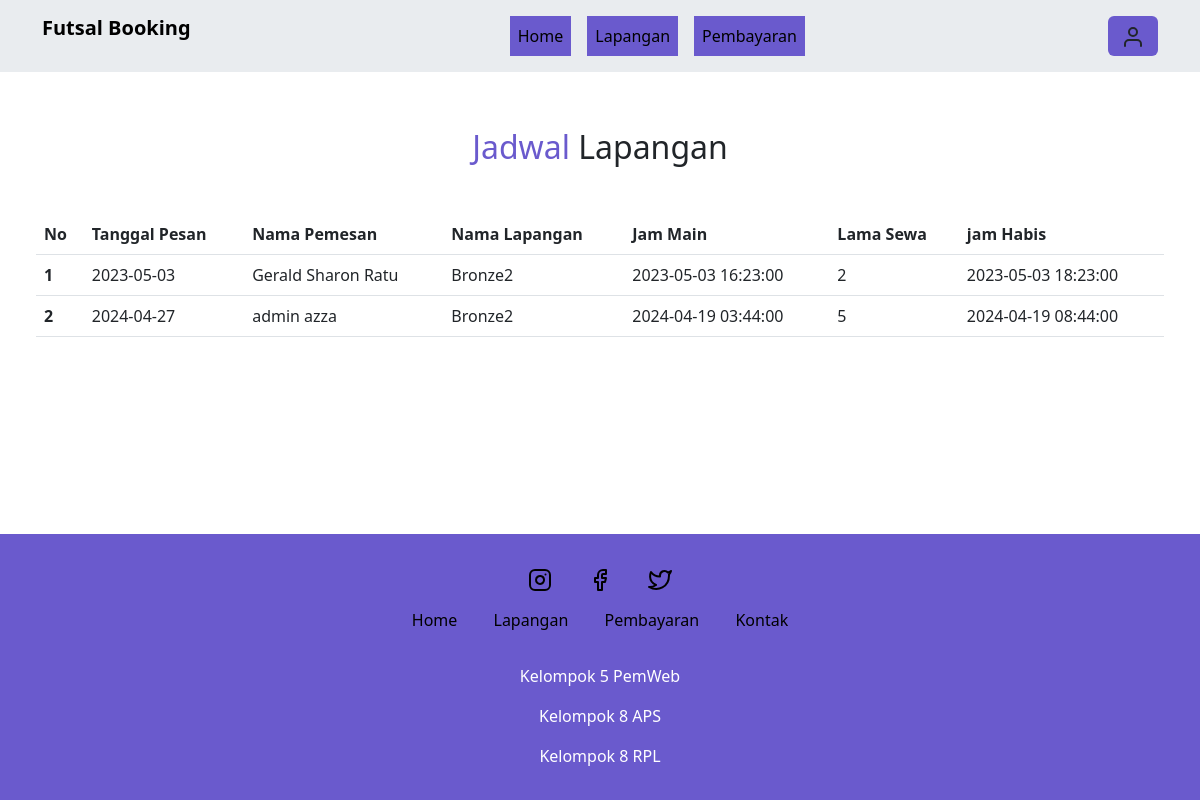
Screenshot of /user/jadwal.php?id=23 (signed in) with the database file from the repository.
### tables this page shows
CREATE TABLE `sewa` (
  `id_sewa` int(11) NOT NULL,
  `id_user` int(11) NOT NULL,
  `id_lapangan` int(11) NOT NULL,
  `tanggal_pesan` date NOT NULL DEFAULT current_timestamp(),
  `lama_sewa` int(11) NOT NULL,
  `jam_mulai` datetime NOT NULL,
  `jam_habis` datetime NOT NULL,
  `harga` int(11) NOT NULL,
  `total` int(11) NOT NULL
);

CREATE TABLE `user` (
  `id_user` int(11) NOT NULL,
  `email` varchar(50) NOT NULL,
  `password` varchar(32) NOT NULL,
  `no_handphone` varchar(20) NOT NULL,
  `jenis_kelamin` varchar(10) NOT NULL,
  `nama_lengkap` varchar(60) NOT NULL,
  `alamat` text NOT NULL,
  `foto` text NOT NULL
);

CREATE TABLE `lapangan` (
  `id_lapangan` int(11) NOT NULL,
  `nama` varchar(35) NOT NULL,
  `keterangan` text NOT NULL,
  `harga` int(11) NOT NULL,
  `foto` text NOT NULL
);

### functions.php (called while the page is built, shortened)
<?php
$conn = mysqli_connect("localhost", "root", "", "dbfutsal");
function query($query)
{
  global $conn;
  $result = mysqli_query($conn, $query);
  $rows = [];
  while ($row = mysqli_fetch_assoc($result)) {
    $rows[] = $row;
  }
  return $rows;
}

### user/jadwal.php (the view, shortened to what this page needs)
<?php
require "../functions.php";
$id_lpg = $_GET["id"];
$sewa = query("SELECT sewa.*, lapangan.nama, user.nama_lengkap
FROM sewa
JOIN lapangan ON sewa.id_lapangan = lapangan.id_lapangan
LEFT JOIN user ON sewa.id_user = user.id_user
WHERE lapangan.id_lapangan = '$id_lpg'
");
?>
<!doctype html>
<html lang="en">
<head>
  <link rel="stylesheet" href="../style.css">
  <link href="https://cdn.jsdelivr.net/npm/bootstrap@5.3.0-alpha3/dist/css/bootstrap.min.css" rel="stylesheet">
</head>
<body>
  <div class="container ">
    <nav class="navbar fixed-top bg-body-secondary navbar-expand-lg">
      <div class="container">
        <a class="navbar-brand" href="#">
        <div>
            <p style="font-weight:700">Futsal Booking</p>
          </div>
        </a>
        <div class="collapse navbar-collapse" id="navbarSupportedContent">
          <ul class="navbar-nav mx-auto mb-2 mb-lg-0">
            <li class="nav-item ">
              <a class="nav-link active" aria-current="page" href="../index.php" class="btn" style="background-color: #6A5ACD;">Home</a>
            </li>
            <li class="nav-item">
              <a class="nav-link active" aria-current="page" href="lapangan.php" class="btn" style="background-color: #6A5ACD;">Lapangan</a>
            </li>
            <li class="nav-item">
              <a class="nav-link active" aria-current="page" href="bayar.php" class="btn" style="background-color: #6A5ACD;">Pembayaran</a>
            </li>
          </ul>
          <?php
          if (isset($_SESSION['id_user'])) {
            echo '<a href="" data-bs-toggle="modal" data-bs-target="#profilModal" class="btn btn-inti"><i data-feather="user"></i></a>';
          } else {
            echo '<a href="login.php" class="btn btn-inti" type="submit">Login</a>';
          }
          ?>
        </div>
      </div>
    </nav>
  </div>
  <section class="lapangan mb-5" id="lapangan">
    <div class="container-fluid">
      <h2 class="text-head"><span style="color: #6A5ACD;">Jadwal</span> Lapangan </h2>
      <form action="" method="post" class="px-4">
        <table class="table my-5">
          <thead>
            <tr>
              <th scope="col">No</th>
              <th scope="col">Tanggal Pesan</th>
              <th scope="col">Nama Pemesan</th>
              <th scope="col">Nama Lapangan</th>
              <th scope="col">Jam Main</th>
              <th scope="col">Lama Sewa</th>
              <th scope="col">jam Habis</th>
            </tr>
          </thead>
          <tbody>
            <?php $i = 1; ?>
            <?php foreach ($sewa as $row) : ?>
              <tr>
                <th scope="row"><?= $i++; ?></th>
                <td><?= $row["tanggal_pesan"] ?></td>
                <td><?= $row["nama_lengkap"] ?></td>
                <td><?= $row["nama"] ?></td>
                <td><?= $row["jam_mulai"] ?></td>
                <td><?= $row["lama_sewa"] ?></td>
                <td><?= $row["jam_habis"] ?></td>
              </tr>
            <?php endforeach; ?>
          </tbody>
        </table>
      </form>
    </div>
  </section>
  <footer class="fixed-bottom py-3 mt-5">
    <div class="social">
      <a href="#"><i data-feather="instagram"></i></a>
      <a href="#"><i data-feather="facebook"></i></a>
      <a href="#"><i data-feather="twitter"></i></a>
    </div>
    <div class="links">
      <a href="#home">Home</a>
      <a href="#about">Lapangan</a>
      <a href="#menu">Pembayaran</a>
      <a href="#contact">Kontak</a>
    </div>
    <div class="credit">
    <p>Kelompok 5 PemWeb</p>
    <p>Kelompok 8 APS</p>
    <p>Kelompok 8 RPL</p>
    </div>
  </footer>
</body>
</html>

### style.css (style rules this page uses)
:root { --primary: #6A5ACD; --hover: #6A5ACD; --bg: #eeeeee; }
.text-head { margin-top: 8rem; }
.btn-inti { background-color: var(--primary) !important; }
.nav-item { margin: 3px !important; padding: 5px; }
.about h2, .pembayaran h2, .contact h2, .lapangan h2 { text-align: center; font-size: 2rem; margin-bottom: 3rem; }
.about h2 span, .pembayaran h2 span, .contact h2 span, .lapangan h2 span { color: var(--primary); }
footer { background-color: var(--primary); text-align: center; margin-top: 3rem; padding-bottom: 3rem; }
footer .social { padding: 1rem 0; }
footer .social a { color: black; margin: 1rem; }
footer .links { margin-bottom: 2rem; }
footer .links a { color: black; padding: 0.7rem 1rem; text-decoration: none; }

### user/jadwal.php (style rules this page uses)
footer { background-color: #6A5ACD; color: white; }

### rows the page displays
sewa: tanggal_pesan "2023-05-03", id_user.nama_lengkap "Gerald Sharon Ratu", id_lapangan.nama "Bronze2", jam_mulai "2023-05-03 16:23:00", lama_sewa "2", jam_habis "2023-05-03 18:23:00"
sewa: tanggal_pesan "2024-04-27", id_user.nama_lengkap "admin azza", id_lapangan.nama "Bronze2", jam_mulai "2024-04-19 03:44:00", lama_sewa "5", jam_habis "2024-04-19 08:44:00"
